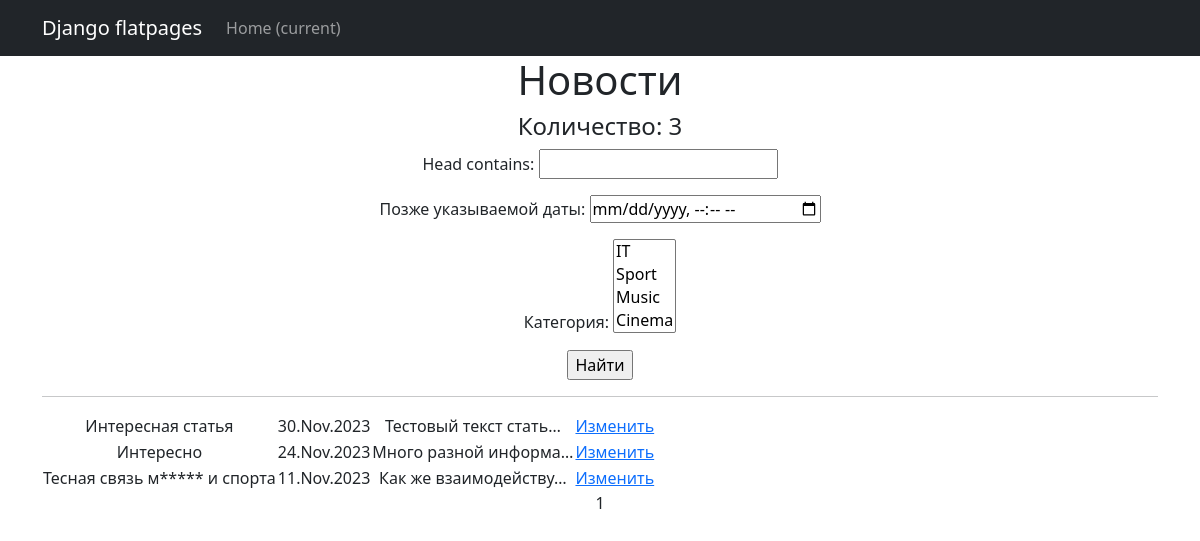
The app's page /news/ (signed in) with its own data.
### news/models.py (models this page shows, shortened)
class Post(models.Model):
    author = models.ForeignKey(Author, on_delete=models.CASCADE)
    NEWS = 'NW'
    ARTICLE = 'AR'
    CATEGORY_CHOICE = (
        (NEWS, 'Новость'),
        (ARTICLE, 'Статья')
    )
    post_choice = models.CharField(max_length=2, choices=CATEGORY_CHOICE, default=NEWS)
    date_time = models.DateTimeField(auto_now_add=True)
    choice_category = models.ManyToManyField(Category, through="PostCategory")
    head = models.CharField(max_length=128)
    text = models.TextField()
    rating = models.IntegerField(default=0)

### news/views.py (the view)
# urls.py: path('', PostList.as_view(), name='post_list'),
class PostList(ListView):
    model = Post
    ordering = '-date_time'
    template_name = 'news.html'
    context_object_name = 'news'
    paginate_by = 10
    def get_queryset(self):
        queryset = super().get_queryset()
        self.filterset = PostFilter(self.request.GET, queryset)
        return self.filterset.qs
    def get_context_data(self, **kwargs):
        context = super().get_context_data(**kwargs)
        context['filterset'] = self.filterset
        return context

### news/models.py (called while the page is built)
    def __str__(self):
        return self.name_category

### news/templatetags/custom_filters.py (called while the page is built)
@register.filter
def censor(text):
    if type(text) == str:
        text = text.split()
        for i, word in enumerate(text):
            if word in words:
                text[i] = word[0] + '*' * len(word[1:])
        return ' '.join(text)
    else:
        return "Ошибка!"

### templates/news.html (shortened to what this page needs)
{% extends 'flatpages/default.html' %}
{% load custom_filters %}
{% load custom_tags %}
{% block content %}
    <h1>Новости</h1>
    <h4>Количество: {{ news|length }}</h4>
    <form action="" method="get">
        {{ filterset.form.as_p }}
       <input type="submit" value="Найти" />
   </form>
    <hr>
    {% if news %}
        <table>
            {% for one_news in news %}
                <tr>
                    <td>{{ one_news.head|censor }}</td>
                    <td>{{ one_news.date_time|date:'d.M.Y' }}</td>
                    <td>{{ one_news.text|truncatechars:21|censor}}</td>
                    <td>
                        {% if one_news.post_choice == 'NW' %}
                            {% if perms.news.change_post %}
                            <a href="{% url 'news_update' one_news.id %}">Изменить</a>
                            {% endif %}
                            {% if perms.news.delete_post %}
                            <a href="{% url 'news_delete' one_news.id %}">Удалить</a>
                            {% endif %}
                        {% else %}
                            {% if perms.news.change_post %}
                            <a href="{% url 'articles_update' one_news.id %}">Изменить</a>
                            {% endif %}
                        {% endif %}
                    </td>
                </tr>
            {% endfor %}
        </table>
    {% else %}
        <h2>Новостей нет!</h2>
   {% endif %}
   {{ page_obj.number }}
{% endblock content %}

### records on screen
Post: head|censor "Интересная статья", date_time "30.Nov.2023", text|censor "Тестовый текст стать…", post_choice "Изменить"
Post: head|censor "Интересно", date_time "24.Nov.2023", text|censor "Много разной информа…", post_choice "Изменить"
Post: head|censor "Тесная связь м***** и спорта", date_time "11.Nov.2023", text|censor "Как же взаимодейству…", post_choice "Изменить"

### other values on screen
{{ news|length }} "3"
{{ page_obj.number }} "1"
